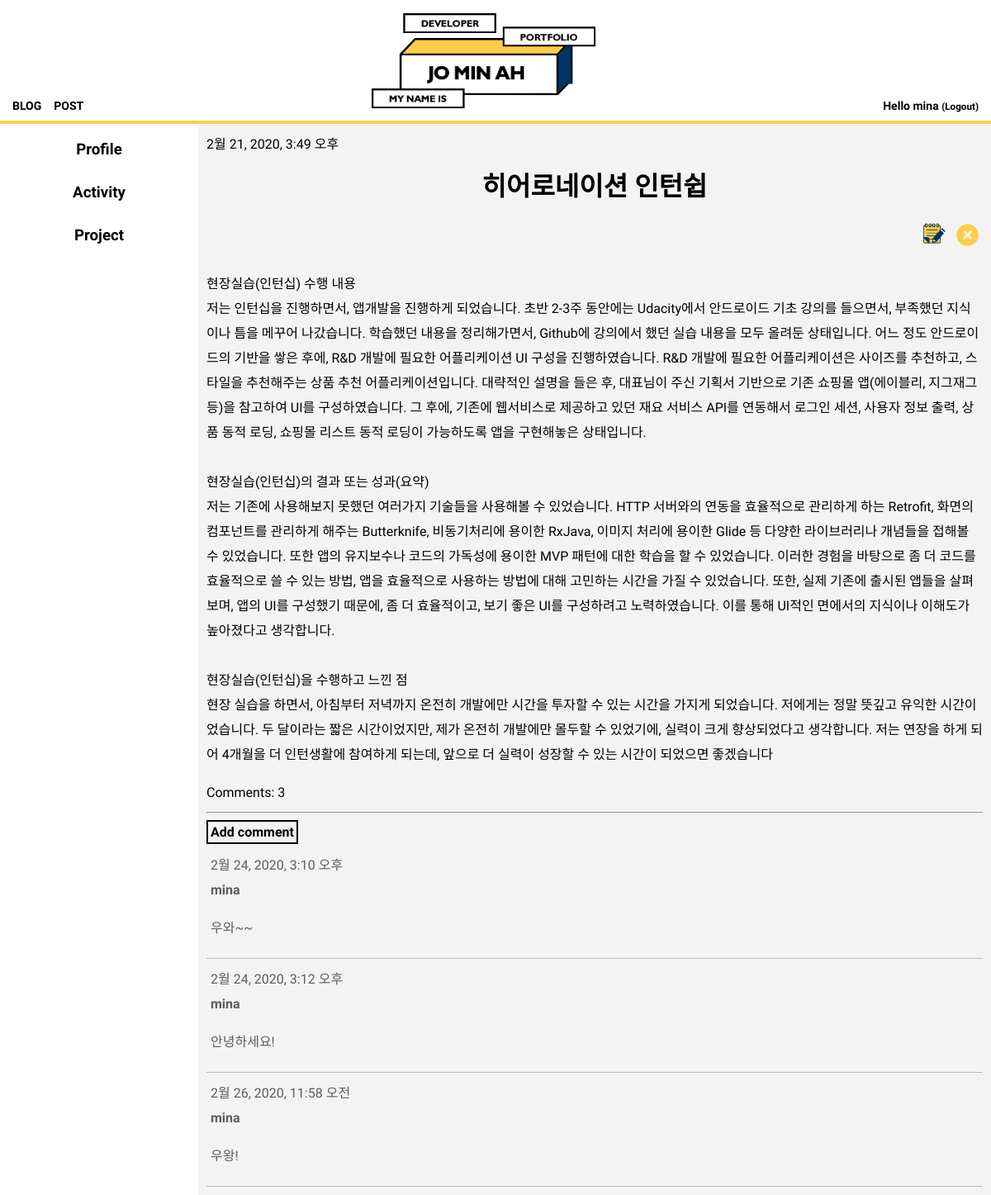
The app's page /post/1/ (signed in) with its own data.
### blog/models.py (models this page shows, shortened)
class Post(models.Model):
    author = models.ForeignKey(settings.AUTH_USER_MODEL, on_delete=models.CASCADE)
    parent_title_choices=(('Profile','Profile'),('Activity','Activity'),('Project','Project'))
    parent_title=models.CharField(max_length=30,choices=parent_title_choices,default='Profile')
    index_title_choices=(('Profile',(('Skill','Skill'),)),('Activity',(('UCI Undergraduate Researcher','UCI Undergraduate Researcher'),('Coding HelpDesk','Coding HelpDesk'),('Heronation InternShip','Heronation InternShip'))),('Project',(('Face Recogntion','Face Recognition'),('Mu:Ping App','Mu:Ping App'),('Ang-Bob App','Ang-Bob App'),('Flex-Bison Interpreter','Flex-Bison Interpreter'),('Z-shop App','Z-shop App'),)))
    index_title=models.CharField(max_length=30,choices=index_title_choices,default='Skill')
    title = models.CharField(max_length=200)
    period=models.CharField(max_length=50)
    text = models.TextField()
    created_date = models.DateTimeField(
            default=timezone.now)
    published_date = models.DateTimeField(
            blank=True, null=True)
    def approved_comments(self):
        return self.comments.filter(approved_comment=True)

class Comment(models.Model):
    post=models.ForeignKey('blog.Post',on_delete=models.CASCADE,related_name='comments') # related_name은 post 모델에서 댓글에 접근할 수 있게 함. ex> post.comments.all()
    author=models.CharField(max_length=200)
    text=models.TextField()
    created_date=models.DateTimeField(default=timezone.now)
    approved_comment=models.BooleanField(default=False)

### blog/views.py (the view)
# urls.py: path('post/<int:pk>/', views.post_detail, name='post_detail'),
def post_detail(request, pk):
    post = get_object_or_404(Post, pk=pk)
    profile=Post.objects.filter(parent_title__contains="Profile",published_date__lte=timezone.now())
    activity=Post.objects.filter(parent_title__contains="Activity",published_date__lte=timezone.now())
    project=Post.objects.filter(parent_title__contains="Project",published_date__lte=timezone.now())
    return render(request, 'blog/post_detail.html', {'post': post,'profile':profile,"activity":activity,"project":project})

### blog/template/blog/post_detail.html (shortened to what this page needs)
{% extends 'blog/base.html' %}
{% load static %}
{% block content %}
<div class="post">
  {% if post.published_date %}
  <div class="date">
    {{ post.published_date }}
  </div>
  {% endif %}
  <h1>{{ post.title }}</h1>
  {% if user.is_authenticated %}
  <div align="right">
    <a class="btn btn-default" href="{% url 'post_edit' pk=post.pk %}"><img src="{% static 'img/edit_1.png' %}" style="width:40px;"></a>
    <a class="btn btn-default" href="{% url 'post_remove' pk=post.pk %}"><img src="{% static 'img/delete.png' %}" style="width:37px;"></a>
  </div>
  {% endif %}
  <p>{{ post.text|linebreaksbr }}</p>
  <a href="{% url 'post_detail' pk=post.pk %}" style=" font-family: 'Tomorrow', sans-serif;">Comments: {{ post.approved_comments.count }}</a>
</div>
<hr>
<a class='btn btn-default' href="{% url 'add_comment_to_post' pk=post.pk %}" style=" font-family: 'Tomorrow', sans-serif; border:2px solid black; padding:3px; font-weight:bold;">Add comment</a>
{% for comment in post.comments.all %}
{% if user.is_authenticated or comment.approved_comment %}
<div class="comment" style="font-family: 'Tomorrow', sans-serif; border-bottom:1px solid #bcbcbc; margin-top:5px; padding:5px; color:#5d5d5d;">
  <div class="date">
    {{ comment.created_date }}
  </div>
  <strong>{{ comment.author }}</strong>
  <div>{{ comment.text|linebreaks }}</div>
</div>
{% endif %}
{% empty %}
<p style=" font-family: 'Tomorrow', sans-serif;">No comments here yet :(</p>
{% endfor %}
{% endblock %}

### blog/template/blog/base.html (shortened to what this page needs)
{% load static %}
<!doctype html>
<html>
<head>
  <link rel="stylesheet" type="text/css" href="{% static 'css/style.css' %}">
</head>
<body>
  <div class="top" align=center>
    <a href="{% url 'post_list' %}"><img src="{% static 'img/logo.png' %}" style="border-bottom:10px;"></a>
    <a href="{% url 'post_list' %}" class="top-menu">
      <div>BLOG</div></a>
    {% if user.is_authenticated %}
    <a href="{% url 'post_new' %}" class="top-menu">
      <div>POST</div></a>
      {% endif %}
      {% if user.is_authenticated %}
      <div class="right-menu1">Hello {{ user.username }} <small>(<a href="{% url 'logout' %}" class='logout'>Logout</a>)</small></div>
      {% else %}
      <a href="{% url 'login' %}" class="right-menu">
        <div>LOGIN</div>
      </a>
      {% endif %}
  </div>
  <div id="grid">
    <div>
    <ul class="accordion">
      <li class="item">
        <h3 class="accordionTitle"> Profile</h3>
      </li>
      <li class="item">
        <h3 class="accordionTitle"> Activity</h3>
      </li>
      <li class="item">
        <h3 class="accordionTitle"> Project</h3>
      </li>
    </ul>
  </div>
    <div id="article">
      {% block content %}
      {% endblock %}
    </div>
  </div>
</body>
</html>

### blog/static/css/style.css (style rules this page uses)
body { margin: 0 }
a { color: black; text-decoration: none; }
h1 { text-align: center; }
img { width: 300px; height: auto; }
.top { border-bottom: 4px #FFCD4A solid; }
.top-menu { font-family: 'Tomorrow', sans-serif; font-size:14px; margin-top: 120px; margin-left: 15px; float:left; font-weight: bold; }
.right-menu1 { font-family: 'Tomorrow', sans-serif; font-size:14px; margin-top: 120px; margin-right: 15px; font-weight: bold; float:right; }
#grid .accordion { font-family: 'Tomorrow', sans-serif; font-weight: bold; text-align: center; width: 240px; padding-inline-start: 0px; margin: 0; list-style: none; }
#grid ul { font-family: 'Tomorrow', sans-serif; list-style: none; padding-inline-start: 0px; }
.accordionTitle { padding-top: 10px; padding-bottom: 10px; margin-top: 10px; margin-bottom: 10px; }
h3 { margin: 0px; padding-top: 20px; padding-bottom: 10px; }
#grid { display: grid; grid-template-columns: 240px 1fr; background-color: white; }
#article { padding: 10px; font-family: 'Tomorrow', sans-serif; background-color: #f3f3f3; line-height: 30px; }

### records on screen
Post: published_date "2월 21, 2020, 3:49 오후", title "히어로네이션 인턴쉽", text "현장실습(인턴십) 수행 내용 저는 인턴십을 진행하면서, 앱개발을 진행하게 되었습니다. 초반 2-3주 동안에는 Udacity에서 안드로이드 기초 강의를 들으면서, 부족했던 지식이나 틈을 메꾸어 나갔습니다. 학습했던 내용을 정리해가면서, Github에 강의에서 했던 실습 내용을 모두 올려둔 상태입니다. 어느 정도 안드로이드의 기반을 쌓은 후에, R&D 개발에 필요한 어플리케이션 UI 구성을 진행하였습니다. R&D 개발에 필요한 어플리케이션은 사이즈를 추천하고, 스타일을 추천해주는 상품 추천 어플리케이션입니다. 대략적인 설명을 들은 후, 대표님이 주신 기획서 기반으로 기존 쇼핑몰 앱(에이블리, 지그재그 등)을 참고하여 UI를 구성하였습니다. 그 후에, 기존에 웹서비스로 제공하고 있던 재요 서비스 API를 연동해서 로그인 세션, 사용자 정보 출력, 상품 동적 로딩, 쇼핑몰 리스트 동적 로딩이 가능하도록 앱을 구현해놓은 상태입니다. 현장실습(인턴십)의 결과 또는 성과(요약) 저는 기존에 사용해보지 못했던 여러가지 기술들을 사용해볼 수 있었습니다. HTTP 서버와의 연동을 효율적으로 관리하게 하는 Retrofit, 화면의 컴포넌트를 관리하게 해주는 Butterknife, 비동기처리에 용이한 RxJava, 이미지 처리에 용이한 Glide 등 다양한 라이브러리나 개념들을 접해볼 수 있었습니다. 또한 앱의 유지보수나 코드의 가독성에 용이한 MVP…", approved_comments.count "3"
Comment: created_date "2월 24, 2020, 3:10 오후", author "mina", text "우와~~"
Comment: created_date "2월 24, 2020, 3:12 오후", author "mina", text "안녕하세요!"
Comment: created_date "2월 26, 2020, 11:58 오전", author "mina", text "우왕!"

### other values on screen
{{ user.username }} "mina"
